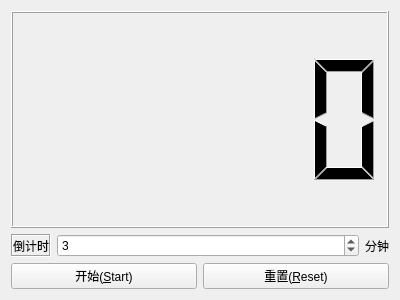
<?xml version="1.0" encoding="UTF-8"?>
<ui version="4.0">
 <class>DigitalTimer</class>
 <widget class="QWidget" name="DigitalTimer">
  <property name="geometry">
   <rect>
    <x>0</x>
    <y>0</y>
    <width>400</width>
    <height>300</height>
   </rect>
  </property>
  <property name="windowTitle">
   <string>Form</string>
  </property>
  <layout class="QVBoxLayout" name="verticalLayout" stretch="2,0,0">
   <item>
    <widget class="QLCDNumber" name="lcd_timer"/>
   </item>
   <item>
    <layout class="QHBoxLayout" name="horizontalLayout_2" stretch="0,1,0">
     <item>
      <widget class="QLabel" name="lbl_timer">
       <property name="frameShape">
        <enum>QFrame::Box</enum>
       </property>
       <property name="frameShadow">
        <enum>QFrame::Sunken</enum>
       </property>
       <property name="text">
        <string>倒计时</string>
       </property>
       <property name="alignment">
        <set>Qt::AlignCenter</set>
       </property>
      </widget>
     </item>
     <item>
      <widget class="QSpinBox" name="sb_total_time">
       <property name="value">
        <number>3</number>
       </property>
      </widget>
     </item>
     <item>
      <widget class="QLabel" name="label">
       <property name="text">
        <string>分钟</string>
       </property>
      </widget>
     </item>
    </layout>
   </item>
   <item>
    <layout class="QHBoxLayout" name="horizontalLayout">
     <property name="sizeConstraint">
      <enum>QLayout::SetDefaultConstraint</enum>
     </property>
     <item>
      <widget class="QPushButton" name="btn_start">
       <property name="text">
        <string>开始(&amp;Start)</string>
       </property>
      </widget>
     </item>
     <item>
      <widget class="QPushButton" name="btn_reset">
       <property name="text">
        <string>重置(&amp;Reset)</string>
       </property>
      </widget>
     </item>
    </layout>
   </item>
  </layout>
 </widget>
 <resources/>
 <connections/>
</ui>
